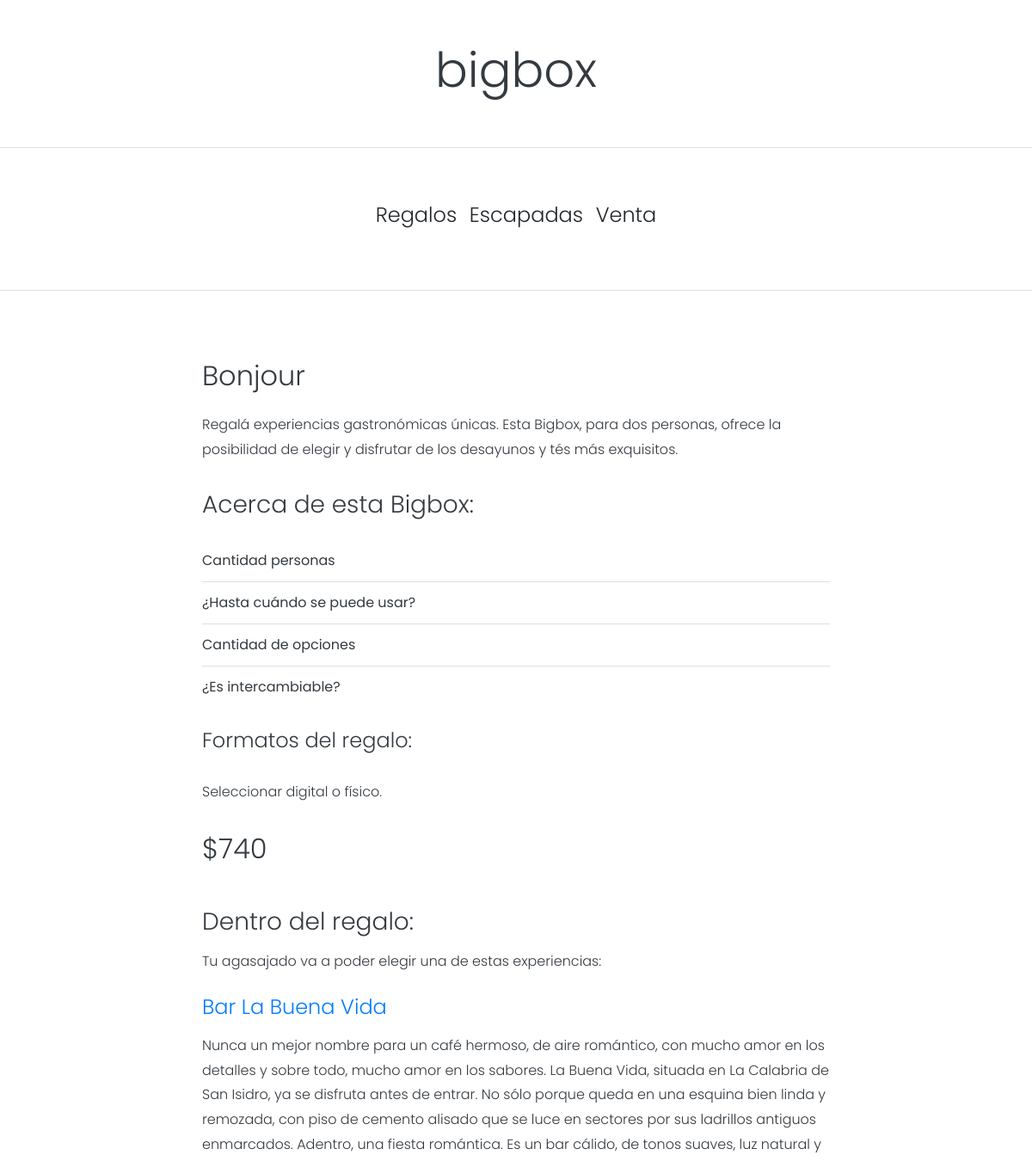
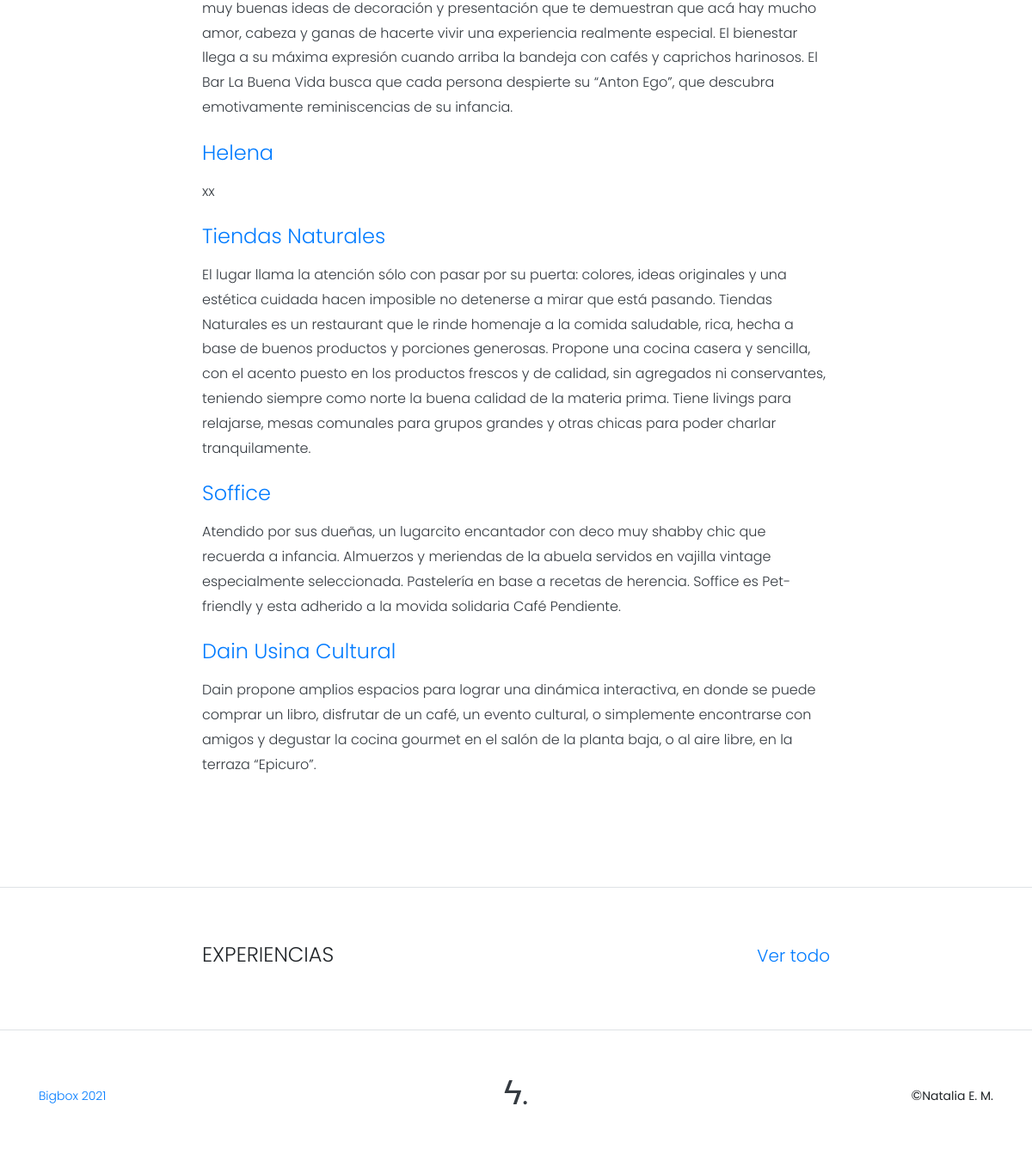
Page /box/1280/ on the committed database (2 pictures, top to bottom).
### bigbox/models.py (models this page shows, shortened)
class Product(models.Model):
    name = models.CharField(max_length=200, verbose_name='nombre')
    internal_name = models.CharField(max_length=200, verbose_name='nombre interno')
    description = models.TextField(verbose_name='descripción')
    category = models.ForeignKey(Category, blank=True, null=True, on_delete=models.CASCADE, verbose_name='categorías')
    class Meta:
        abstract = True

class Box(Product):
    activities = models.ManyToManyField(Activity, verbose_name="experiencias")
    price = models.IntegerField(verbose_name='precio de venta')
    purchase_available = models.BooleanField(default=False, verbose_name='disponible venta individual')
    slug = models.CharField(blank=True, max_length=200, null=True, verbose_name="slug")
    class Meta:
        verbose_name = "box"
        verbose_name_plural = "boxes"

class Activity(Product):
    reasons = models.ManyToManyField(Reason, blank=True, verbose_name='ocasiones')
    purchase_available = models.BooleanField(default=False, verbose_name='disponible venta individual')
    class Meta:
        verbose_name = "experiencia"
        verbose_name_plural = "experiencias"

### bigbox/views.py (the view)
# urls.py: path('<int:box_id>/', views.box_detail, name="box_detail"),
def box_detail(request, box_id):
    box_information = get_object_or_404(Box, id=box_id)
    return render(request, "bigbox/box_detail.html", {'box_detail': box_information})

### bigbox/templates/bigbox/box_detail.html (shortened to what this page needs)
{% extends "bigbox/base.html" %}
{% block content %}
<section class="section border-bottom">
    <div class="container">
        <div class="row">
            <div class="col-lg-8 col-md-10 mx-auto pb-5">
                <div class="text-dark">
                    <h2 class="py-3">{{ box_detail.name }}</h2>
                    <p>{{ box_detail.description }}</p>
                    <h3 class="py-3">Acerca de esta Bigbox:</h3>
                    <ul class="list-group list-group-flush">
                        <li class="list-group-item">Cantidad personas</li>
                        <li class="list-group-item">¿Hasta cuándo se puede usar?</li>
                        <li class="list-group-item">Cantidad de opciones</li>
                        <li class="list-group-item">¿Es intercambiable?</li>
                    </ul>
                    <h4 class="py-4">Formatos del regalo:</h4>
                    <p>Seleccionar digital o físico.</p>
                    <h2 class="py-3">${{ box_detail.price }}</h2>
                    <h3 class="pt-4 pb-2">Dentro del regalo:</h3>
                    <div>
                    <p>Tu agasajado va a poder elegir una de estas experiencias:</p>
                    {% for activity in box_detail.activities.all|slice:":5" %}
                        <p class="h4 py-2"><a href="{% url 'bigbox:activity_detail' box_detail.id activity.id %}">{{ activity.name }}</a></p>
                        <p>{{ activity.description }}</p>
                    {% endfor %}
                    </div>
                </div>
            </div>
        </div>
    </div>
</section>
<section class="section border-bottom">
    <div class="container text-center">
        <div class="row">
            <div class="col-lg-8 col-md-10 mx-auto">
                <div class="d-flex align-items-center">
                    <h4 class="text-uppercase">Experiencias</h4>
                    <h5 class="ml-auto"><a href="{% url 'bigbox:activities' box_detail.id %}">Ver todo</a></h5>
                </div>
            </div>
        </div>
    </div>
</section>
{% endblock %}

### bigbox/static/bigbox/css/frontend.css (style rules this page uses)
body { font-family: 'Poppins', sans-serif; }
h1, h2, h3, h4, .h4, h5, h6, .h6, a { font-weight: 300; }
section { padding: 4rem 0; }
p { font-size: 1.0rem; line-height: 1.8rem; font-weight: 300; }
.list-group-item { padding: .75rem 0; }

### rows in the picture
Box: name "Bonjour", description "Regalá experiencias gastronómicas únicas. Esta Bigbox, para dos personas, ofrece la posibilidad de elegir y disfrutar de los desayunos y tés más exquisitos.", price "740"
Activity: name "Bar La Buena Vida", description "Nunca un mejor nombre para un café hermoso, de aire romántico, con mucho amor en los detalles y sobre todo, mucho amor en los sabores. La Buena Vida, situada en La Calabria de San Isidro, ya se disfruta antes de entrar. No sólo porque queda en una esquina bien linda y remozada, con piso de cemento alisado que se luce en sectores por sus ladrillos antiguos enmarcados. Adentro, una fiesta romántica. Es un bar cálido, de tonos suaves, luz natural y muy buenas ideas de decoración y presentación que te demuestran que acá hay mucho amor, cabeza y ganas de hacerte vivir una experiencia realmente especial. El bienestar llega a su máxima expresión cuando arriba la bandeja con cafés y caprichos…"
Activity: name "Helena", description "xx"
Activity: name "Tiendas Naturales", description "El lugar llama la atención sólo con pasar por su puerta: colores, ideas originales y una estética cuidada hacen imposible no detenerse a mirar que está pasando. Tiendas Naturales es un restaurant que le rinde homenaje a la comida saludable, rica, hecha a base de buenos productos y porciones generosas. Propone una cocina casera y sencilla, con el acento puesto en los productos frescos y de calidad, sin agregados ni conservantes, teniendo siempre como norte la buena calidad de la materia prima. Tiene livings para relajarse, mesas comunales para grupos grandes y otras chicas para poder charlar tranquilamente."
Activity: name "Soffice", description "Atendido por sus dueñas, un lugarcito encantador con deco muy shabby chic que recuerda a infancia. Almuerzos y meriendas de la abuela servidos en vajilla vintage especialmente seleccionada. Pastelería en base a recetas de herencia. Soffice es Pet- friendly y esta adherido a la movida solidaria Café Pendiente."
Activity: name "Dain Usina Cultural", description "Dain propone amplios espacios para lograr una dinámica interactiva, en donde se puede comprar un libro, disfrutar de un café, un evento cultural, o simplemente encontrarse con amigos y degustar la cocina gourmet en el salón de la planta baja, o al aire libre, en la terraza “Epicuro”."
